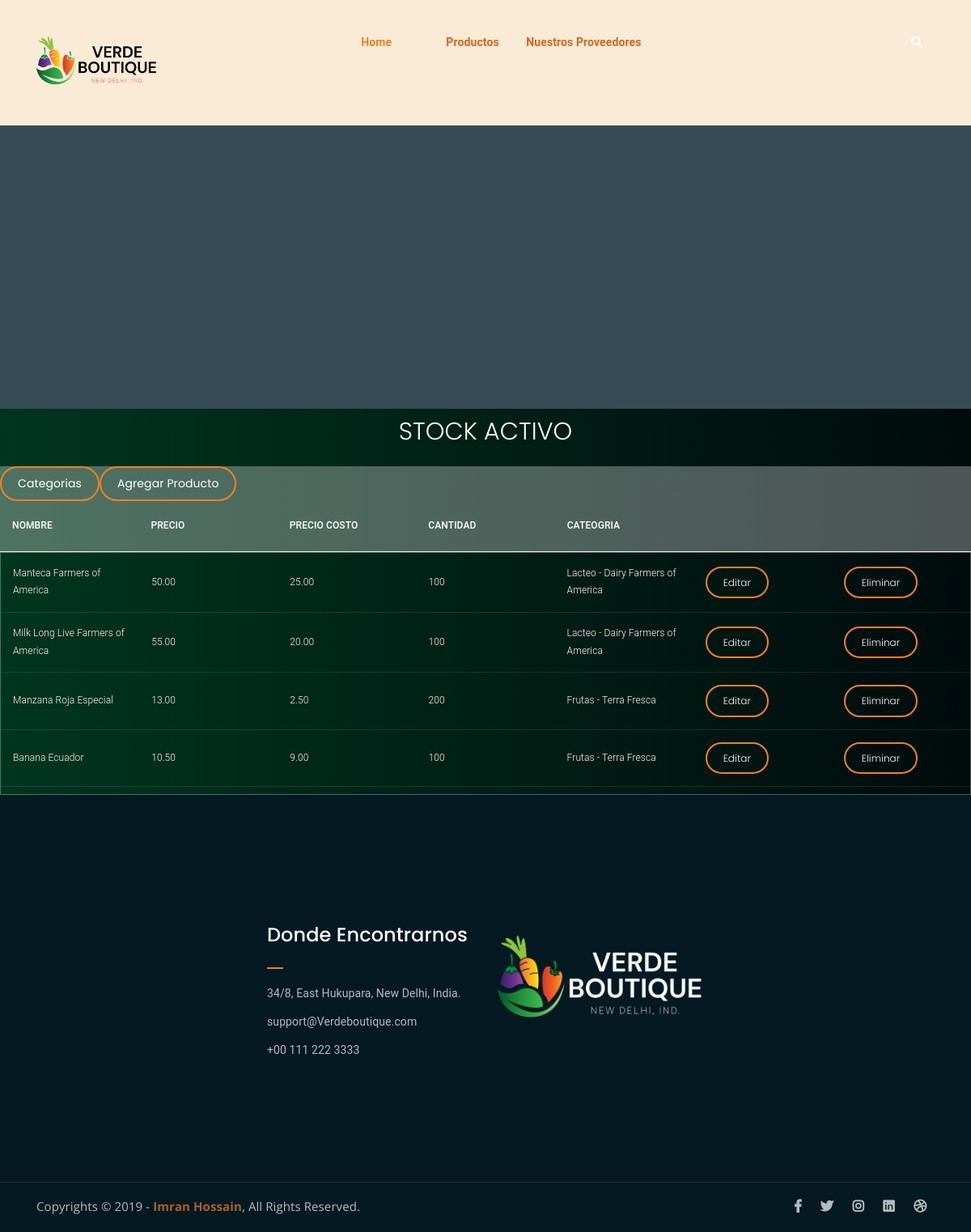
Screenshot of /StockActivo (signed in) with the database file from the repository.
### Tienda/models.py (models this page shows, shortened)
class Productos(models.Model):
    nombre = models.CharField(max_length=100)
    cantidad = models.IntegerField(null=True)
    precio = models.DecimalField(max_digits=10, decimal_places=2)
    precio_costo = models.DecimalField(max_digits=10, decimal_places=2, null=True)
    categoria = models.ForeignKey(Categoria, on_delete=models.CASCADE )

class Categoria(models.Model):
    nombre = models.CharField(max_length=100)
    objects = models.Manager()
    def __str__(self):
        return self.nombre

### Tienda/views.py (the view)
# urls.py: path('StockActivo', views.ver_p, name='StockA'),
@staff_member_required
def ver_p(request):
    productos = Productos.objects.all()
    dicc = {"productos": productos}
    plantilla = loader.get_template("#2StockActivo.html")
    documento = plantilla.render(dicc)
    return HttpResponse(documento)

### Tienda/template/#2StockActivo.html (shortened to what this page needs)
<!DOCTYPE html>
<html lang="en">
	{%load static%}
<head>
	<link rel="stylesheet" href="{%static 'Tienda/assets/css/all.min.css' %}">
	<link rel="stylesheet" href="{%static 'Tienda/assets/bootstrap/css/bootstrap.min.css' %}">
	<link rel="stylesheet" href="{%static 'Tienda/assets/css/owl.carousel.css' %}">
	<link rel="stylesheet" href="{%static 'Tienda/assets/css/magnific-popup.css' %}">
	<link rel="stylesheet" href="{%static 'Tienda/assets/css/animate.css' %}">
	<link rel="stylesheet" href="{%static 'Tienda/assets/css/meanmenu.min.css' %}">
	<link rel="stylesheet" href="{%static 'Tienda/assets/css/main.css' %}">
	<link rel="stylesheet" href="{%static 'Tienda/assets/css/responsive.css' %}">
</head>
<body>
		<div class="top-header-area" id="sticker" style="background-color:antiquewhite; position:relative">
			<div class="container">
				<div class="row">
					<div class="col-lg-12 col-sm-12 text-center">
						<div class="main-menu-wrap">
							<div class="site-logo" style="position:inherit;">
								<a href="">
									<img src="{% static 'Tienda/assets/img/GreenFruitLogo2.png' %}" alt="">
								</a>
							</div>
							<nav class="main-menu" style="display: flexbox; background-color:antiquewhite">
								<ul>
									<li class="current-list-item"><a href="{%url 'Home'%}">Home</a>
									</li>
									<li><a href=""></a></li>
									<li><a href="" style="color: chocolate;">Productos</a>
									</li>
									<li><a href="" style="color: chocolate;">Nuestros Proveedores</a>
									</li>
									<li><a href=""></a></li>
									<li><a href=""></a></li>
									<li>
										<div class="header-icons">
											<a class="mobile-hide search-bar-icon" href="#"><i class="fas fa-search"></i></a>
										</div>
									</li>
								</ul>
							</nav>
						</div>
					</div>
				</div>
			</div>
		</div>
	<div class="breadcrumb-section breadcrumb-bg">
	</div>
	<h1>Stock Activo</h1>
	<div class="tbl-header">
	  <table cellpadding="0" cellspacing="0" border="0">
		<thead>
		  <tr>
			<a href="{%url 'Cats'%}" class="bordered-btn">Categorias</a>
			<a href="{%url 'Agregar'%}" class="bordered-btn">Agregar Producto</a>
		  </tr>
		  <tr>
			<th>Nombre</th>
			<th>Precio</th>
			<th>precio Costo</th>
			<th>Cantidad</th>
			<th>Cateogria</th>
			<th></th>
			<th></th>
		  </tr>
		</thead>
	  </table>
	</div>
	<div class="tbl-content">
	  <table cellpadding="0" cellspacing="0" border="0">
		<tbody>
	{% for n in productos %}
		  <tr>
			<td class="product-name">{{n.nombre}}</td>
			<td class="product-name">{{n.precio}}</td>
			<td class="product-name">{{n.precio_costo}}</td>
			<td class="product-name">{{n.cantidad}}</td>
			<td class="product-name">{{n.categoria}}</td>
			<td><a href="{%url 'EdtPro' n.id %}" class="bordered-btn">Editar</a></td>
			<td><a href="{%url 'DelProd' n.id %}" class="bordered-btn">Eliminar</a></td>
		  </tr>
	{% endfor %}
		</tbody>
	  </table>
	</div>
	<div class="footer-area">
		<div class="container">
			<div class="row">
				<div class="col-lg-3 col-md-6">
				</div>
				<div class="col-lg-3 col-md-6">
					<div class="footer-box get-in-touch">
						<h2 class="widget-title">Donde Encontrarnos</h2>
						<ul>
							<li>34/8, East Hukupara, New Delhi, India.</li>
							<li>support@Verdeboutique.com</li>
							<li>+00 111 222 3333</li>
						</ul>
					</div>
				</div>
				<div class="col-lg-3 col-md-6">
					<div class="footer-box pages">
					<img src="{%static 'Tienda/assets/img/GreenFruitLogo4.png' %}">
					</div>
				</div>
				<div class="col-lg-3 col-md-6">
				</div>
			</div>
		</div>
	</div>
	<div class="copyright">
		<div class="container">
			<div class="row">
				<div class="col-lg-6 col-md-12">
					<p>Copyrights &copy; 2019 - <a href="https://imransdesign.com/">Imran Hossain</a>,  All Rights Reserved.</p>
				</div>
				<div class="col-lg-6 text-right col-md-12">
					<div class="social-icons">
						<ul>
							<li><a href="#" target="_blank"><i class="fab fa-facebook-f"></i></a></li>
							<li><a href="#" target="_blank"><i class="fab fa-twitter"></i></a></li>
							<li><a href="#" target="_blank"><i class="fab fa-instagram"></i></a></li>
							<li><a href="#" target="_blank"><i class="fab fa-linkedin"></i></a></li>
							<li><a href="#" target="_blank"><i class="fab fa-dribbble"></i></a></li>
						</ul>
					</div>
				</div>
			</div>
		</div>
	</div>
</body>
</html>

### Tienda/static/Tienda/assets/css/main.css (style rules this page uses)
html { font-size: 14px; font-weight: 400; line-height: 28px; height: 100%; }
body { font-family: "Open Sans", sans-serif; font-weight: 400; font-size: 1rem; letter-spacing: 0.1px; line-height: 1.8; color: #051922; overflow-x: hidden; }
body img { max-width: 100%; }
a { cursor: pointer; text-decoration: none; -webkit-transition: all 0.2s ease-in-out; -o-transition: all 0.2s ease-in-out; transition: all 0.2s ease-in-out; }
h1, .h1, h2, .h2, h3, .h3, h4, .h4, h5, .h5, h6, .h6 { font-family: "Poppins", sans-serif; font-weight: 700; margin: 0 0 1.25rem 0; color: #051922; }
h1, .h1 { font-size: 4rem; font-weight: 700; line-height: 4rem; }
h2, .h2 { font-size: 3rem; font-weight: 700; line-height: 3.25rem; }
p { font-family: "Open Sans", sans-serif; font-weight: 400; font-size: 1rem; letter-spacing: 0.1px; line-height: 1.8; color: #051922; margin: 0 0 1.25rem 0; }
p:last-child { margin: 0; }
a.bordered-btn { font-family: 'Poppins', sans-serif; display: inline-block; color: #fff; border: 2px solid #F28123; padding: 7px 20px; }
a.boxed-btn, a.bordered-btn, a.cart-btn { border-radius: 50px; }
.breadcrumb-bg { background-image: url(../img/breadcrumb-bg.jpg); }
.breadcrumb-section { padding: 150px 0; background-size: cover; background-position: center center; position: relative; z-index: 1; background-attachment: fixed; padding-top: 200px; }
.breadcrumb-section:after { position: absolute; left: 0; top: 0; width: 100%; height: 100%; content: ""; background-color: #07212e; z-index: -1; opacity: 0.8; }
.top-header-area { position: absolute; z-index: 999; width: 100%; padding: 25px 0; }
nav.main-menu ul { margin: 0; padding: 0; list-style: none; }
nav.main-menu ul li { display: inline-block; }
nav.main-menu ul li a { color: #fff; font-weight: 700; display: block; padding: 15px; }
nav.main-menu ul > li { position: relative; }
nav.main-menu ul li:last-child a { display: inline-block; }
nav.main-menu > ul li:last-child { float: right; }
.site-logo { float: left; max-width: 150px; }
.main-menu-wrap { position: relative; }
.header-icons a { color: #fff; display: inline-block; padding: 10px; }
.site-logo { padding: 6px 0; }
nav.main-menu ul li.current-list-item > a { color: #F28123; }
nav.main-menu li a { -webkit-transition: 0.3s; -o-transition: 0.3s; transition: 0.3s; }
.top-header-area .header-icons a { -webkit-transition: 0.3s; -o-transition: 0.3s; transition: 0.3s; }
.top-header-area { -webkit-transition: 0.3s; -o-transition: 0.3s; transition: 0.3s; }
.footer-area { background-color: #051922; color: #fff; padding: 150px 0; }
h2.widget-title { font-size: 24px; font-weight: 500; position: relative; padding-bottom: 20px; color: #fff; }
h2.widget-title:after { position: absolute; left: 0; bottom: 0; width: 20px; height: 2px; background-color: #F28123; content: ""; }
.footer-box ul { margin: 0; padding: 0; list-style: none; }
.footer-box ul li { opacity: 0.7; margin-bottom: 10px; line-height: 1.8; }
.footer-box ul li:last-child { margin-bottom: 0; }
.copyright { background-color: #051922; border-top: 1px solid #232a35; }
.copyright p { margin: 0; color: #fff; opacity: 0.7; padding: 16px 0; font-size: 15px; }
.copyright a { color: #F28123; font-weight: 700; }
.social-icons ul { margin: 0; padding: 0; list-style: none; }
.social-icons ul li { display: inline-block; }
.social-icons ul li a { font-size: 16px; color: #fff; opacity: 0.7; padding: 16px 10px; display: block; }
a.bordered-btn { -webkit-transition: 0.3s; -o-transition: 0.3s; transition: 0.3s; }
.social-icons ul li a { -webkit-transition: 0.3s; -o-transition: 0.3s; transition: 0.3s; }
html, body { height: 100%; }
thead { border-bottom: 1px solid #eee; }

### Tienda/template/#2StockActivo.html (style rules this page uses)
h1 { font-size: 30px; color: #fff; text-transform: uppercase; font-weight: 300; text-align: center; margin-bottom: 15px; }
table { width:100%; table-layout: fixed; }
.tbl-header { background-color: rgba(255,255,255,0.3); }
.tbl-content { height:300px; overflow-x:auto; margin-top: 0px; border: 1px solid rgba(255,255,255,0.3); }
th { padding: 20px 15px; text-align: left; font-weight: 500; font-size: 12px; color: #fff; text-transform: uppercase; }
td { padding: 15px; text-align: left; vertical-align:middle; font-weight: 300; font-size: 12px; color: #fff; border-bottom: solid 1px rgba(255,255,255,0.1); }
body { background: -webkit-linear-gradient(left, #000000, #010e0f); background: linear-gradient(to right, #01351f, #000b0c); font-family: 'Roboto', sans-serif; }

### rows the page displays
Productos: nombre "Manteca Farmers of America", precio "50.00", precio_costo "25.00", cantidad "100", categoria "Lacteo - Dairy Farmers of America"
Productos: nombre "Milk Long Live Farmers of America", precio "55.00", precio_costo "20.00", cantidad "100", categoria "Lacteo - Dairy Farmers of America"
Productos: nombre "Manzana Roja Especial", precio "13.00", precio_costo "2.50", cantidad "200", categoria "Frutas - Terra Fresca"
Productos: nombre "Banana Ecuador", precio "10.50", precio_costo "9.00", cantidad "100", categoria "Frutas - Terra Fresca"
